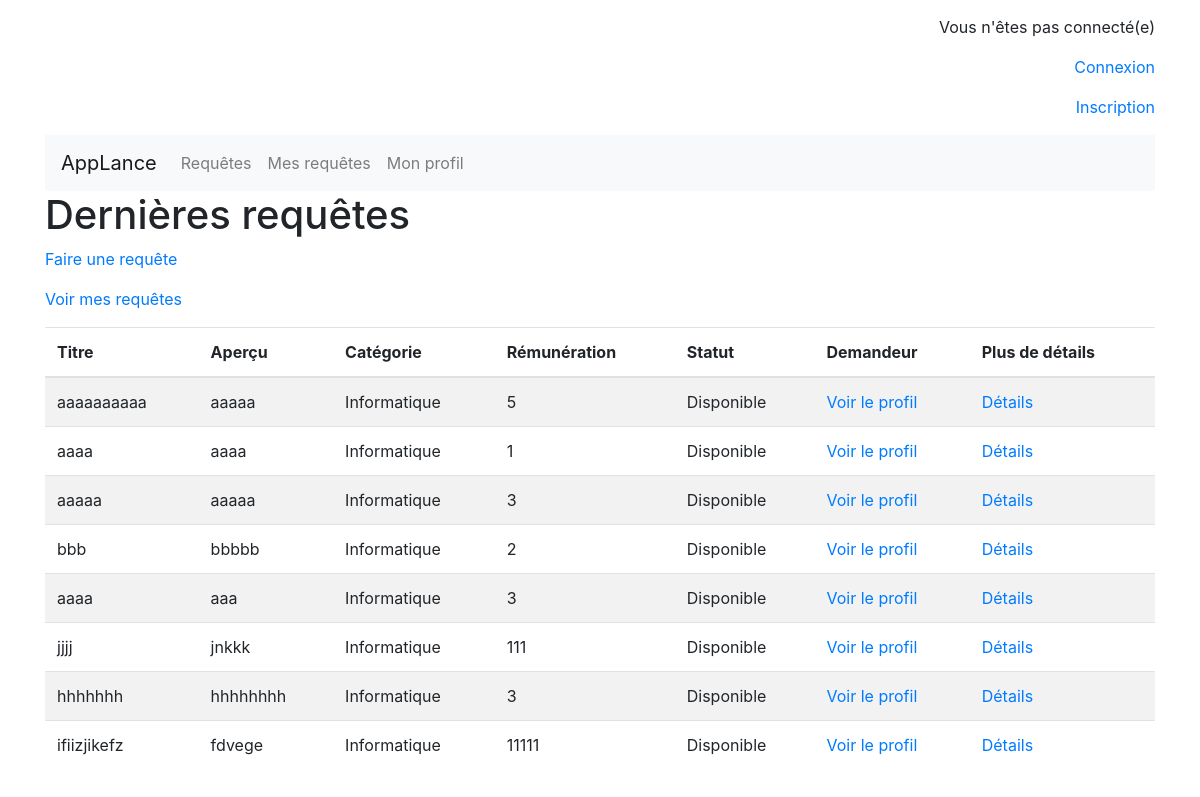
Page /liste_requete/ on the committed database.
### app/models.py (models this page shows, shortened)
class Requete(models.Model):
	idRequete = models.AutoField(primary_key=True)
	dateRequete = models.DateTimeField(default=timezone.now, editable=False, verbose_name="Date")
	titreRequete = models.CharField(max_length=100, verbose_name="Titre")
	texteRequete = models.TextField(verbose_name="Texte")
	remunerationRequete = models.IntegerField(verbose_name="Rémunération")
	statutRequete = models.CharField(max_length=42, choices=typeStatutRequete,default="Disponible", verbose_name="Statut")
	categorieRequete = models.ForeignKey('CategorieRequete', on_delete=models.CASCADE, verbose_name="Catégorie")
	demandeurRequete = models.ForeignKey('Utilisateur', null=True, blank=True, on_delete=models.CASCADE, related_name='idDemandeurRequete', verbose_name="Pseudo demandeur")
	repondeurRequete = models.ForeignKey('Utilisateur', null=True, blank=True, on_delete=models.CASCADE, related_name='idRepondeurRequete', verbose_name="Pseudo Répondeur")
	class Meta:
		verbose_name = "Requête"
		ordering = ['-dateRequete']

class CategorieRequete(models.Model):
	idCategorieRequete = models.AutoField(primary_key=True)
	nomCategorieRequete = models.CharField(max_length=100, verbose_name="Nom de la catégorie")
	def __str__(self):
		return self.nomCategorieRequete
	class Meta:
		verbose_name = "Catégorie"

### app/views.py (the view)
# urls.py: url(r'^liste_requete/$', views.ListeRequete.as_view(), name='liste_requete'),
class ListeRequete(ListView):
	model = Requete
	context_object_name = "requetes"
	template_name = "app/liste_requete.html"
	paginate_by = 10

### app/models.py (called while the page is built)
	def __str__(self):
		return self.username

### app/templates/app/liste_requete.html (shortened to what this page needs)
{% extends 'app/base.html' %}
{% block content %}
<h1>Dernières requêtes</h1>
<p><a href="{% url 'creer_requete' %}">Faire une requête</a> <p align = "left"><a href="{% url 'mes_requetes' %}">Voir mes requêtes</a>
<table class="table table-striped table-hover ">
	<thead>
	<tr>
		<th>Titre</th>
		<th>Aperçu</th>
		<th>Catégorie</th>
		<th>Rémunération</th>
		<th>Statut</th>
		<th>Demandeur</th>
		<th>Plus de détails</th>
	</tr>
	</thead>
	<tbody>
	{% for requete in requetes %}
			<td>{{ requete.titreRequete }}</td>
			<td>{{ requete.texteRequete|truncatewords_html:100 }}</td>
			<td>{{ requete.categorieRequete }}</td>
			<td>{{ requete.remunerationRequete }}</td>
			<td>{{ requete.statutRequete }}</td>
			<td><a href="{% url 'profil' username=requete.demandeurRequete %}">Voir le profil</a></td>
			<td><a href="{% url 'detail_requete' pk=requete.idRequete %}">Détails</a></td>
	{% empty %}
		<p>Aucune demande.</p>
	{% endfor %}
	</table>
{% endblock %}

### app/templates/app/base.html (shortened to what this page needs)
<!DOCTYPE html>
<html>
<head>
<link href="https://stackpath.bootstrapcdn.com/bootstrap/4.1.1/css/bootstrap.min.css" rel="stylesheet">
</head>
<body>
<div class="container" style="margin-top:15px; margin-bottom:15px;">
	{% if user.is_authenticated %}
<p align = "right">Bienvenue {{ user.username }} </p>
<p align = "right"><a href="{% url 'logout' %}">Se déconnecter</a></p>
	{% else %}
<p align = "right">Vous n'êtes pas connecté(e)</p>
<p align = "right"><a href="{% url 'login' %}">Connexion</a></p>
<p align = "right"><a href="{% url 'inscription' %}">Inscription</a></p>
	{% endif %}
<nav class="navbar navbar-expand-lg navbar-light bg-light">
  <div class="collapse navbar-collapse" id="navbarTogglerDemo01">
    <a class="navbar-brand" href='/'>AppLance</a>
    <ul class="navbar-nav mr-auto mt-2 mt-lg-0">
      <li class="nav-item">
        <a class="nav-link" href="{% url 'liste_requete' %}">Requêtes<span class="sr-only">(current)</span></a>
      </li>
      <li class="nav-item">
        <a class="nav-link" href="{% url 'mes_requetes' %}">Mes requêtes<span class="sr-only">(current)</span></a>
      </li>
      <li class="nav-item">
        <a class="nav-link" href="{% url 'mon_profil' %}">Mon profil<span class="sr-only">(current)</span></a>
      </li>
    </ul>
  </div>
</nav>
  <main>
    {% block content %}
    {% endblock %}
  </main>
</div>
</body>
</html>

### rows in the picture
Requete: titreRequete "aaaaaaaaaa", texteRequete "aaaaa", categorieRequete "Informatique", remunerationRequete "5", statutRequete "Disponible"
Requete: titreRequete "aaaa", texteRequete "aaaa", categorieRequete "Informatique", remunerationRequete "1", statutRequete "Disponible"
Requete: titreRequete "aaaaa", texteRequete "aaaaa", categorieRequete "Informatique", remunerationRequete "3", statutRequete "Disponible"
Requete: titreRequete "bbb", texteRequete "bbbbb", categorieRequete "Informatique", remunerationRequete "2", statutRequete "Disponible"
Requete: titreRequete "aaaa", texteRequete "aaa", categorieRequete "Informatique", remunerationRequete "3", statutRequete "Disponible"
Requete: titreRequete "jjjj", texteRequete "jnkkk", categorieRequete "Informatique", remunerationRequete "111", statutRequete "Disponible"
Requete: titreRequete "hhhhhhh", texteRequete "hhhhhhhh", categorieRequete "Informatique", remunerationRequete "3", statutRequete "Disponible"
Requete: titreRequete "ifiizjikefz", texteRequete "fdvege", categorieRequete "Informatique", remunerationRequete "11111", statutRequete "Disponible"
